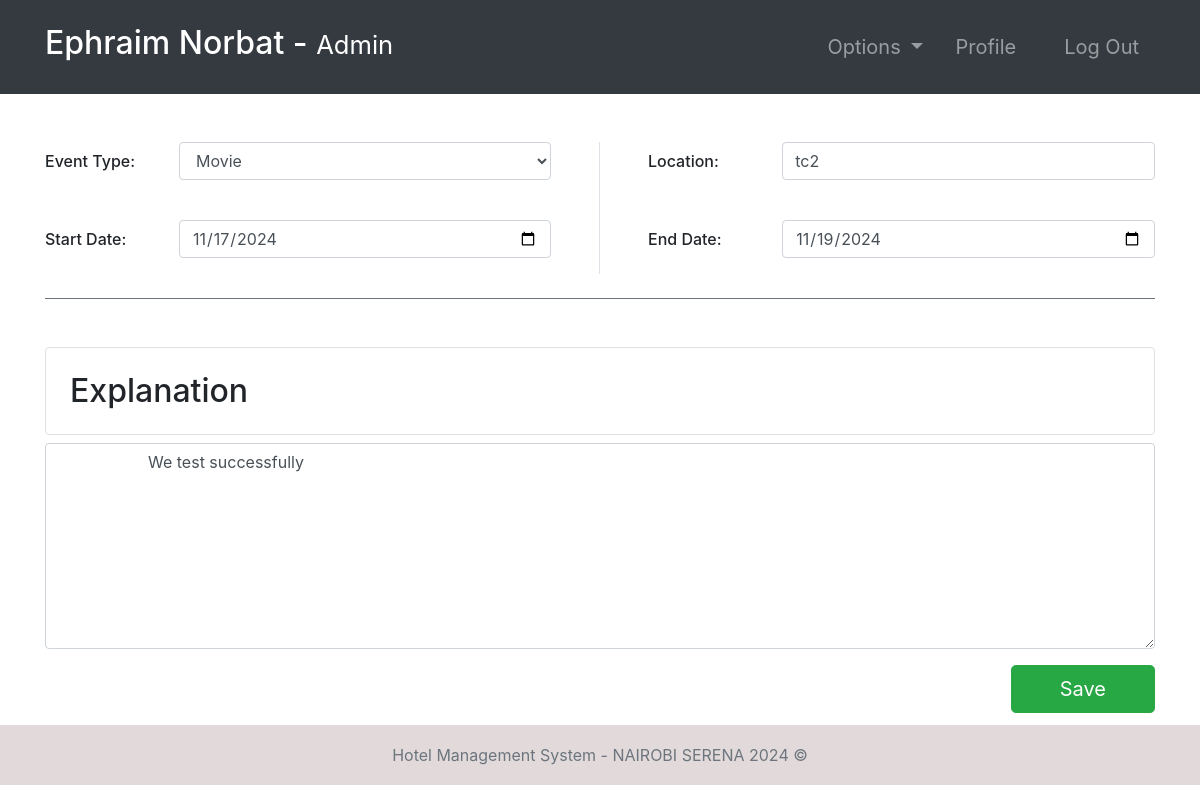
The page /event-edit/1/ (signed in) on the database its author committed.
### hotel/models.py (models this page shows, shortened)
class Event(models.Model):
    EVENT_TYPES = (
        ('Movie', 'Movie'),
        ('Theater', 'Theater'),
        ('Conference', 'Conference'),
        ('Concert', 'Concert'),
        ('Entertainment', 'Entertainment'),
        ('Live Music', 'Live Music'),
    )
    eventType = models.CharField(max_length=20, choices=EVENT_TYPES)
    location = models.CharField(max_length=100)
    startDate = models.DateField()
    endDate = models.DateField()
    explanation = models.TextField()

### hotel/views.py (the view)
# urls.py: path('event-edit/<str:pk>/', event_edit, name="event-edit"),
@ login_required(login_url='login')
def event_edit(request, pk):
    role = str(request.user.groups.all()[0])
    path = role + "/"
    event = Event.objects.get(id=pk)
    form1 = editEvent(instance=event)
    context = {
        "role": role,
        "event": event,
        "form": form1,
    }
    if request.method == "POST":
        form1 = editEvent(request.POST, instance=event)
        if form1.is_valid:
            form1.save()
            return redirect("events")
    return render(request, path + "event-edit.html", context)

### hotel/forms.py
class editEvent(ModelForm):
    class Meta:
        model = Event
        fields = ["eventType", "location",
                  "startDate", "endDate", "explanation"]

### Templates/admin/event-edit.html
{% extends '../index.html' %}
{% load static %}
{% block context %}
{% include '../common_pages/event-edit.html' %}
{% endblock %}

### Templates/incs/nav.html (shortened to what this page needs)
<nav class="navbar navbar-dark bg-dark navbar-expand-lg py-3 " role="navigation">
    <div class="container">
        <a href="" class="navbar-brand">
            <h2 class="text-capitalize">
                {{ request.user.first_name }} {{ request.user.last_name }} -
                <small>
                    {{ role }}
                </small>
            </h2>
        </a>
        <div class="collapse navbar-collapse" id="navbarTags">
            <ul class="navbar-nav ml-auto">
                <li class="nav-item dropdown p-2">
                    <a class="nav-link dropdown-toggle" href="#" id="navbarDropdown" role="button"
                        data-toggle="dropdown" aria-haspopup="true" aria-expanded="false">
                        Options
                    </a>
                </li>
                <li class="nav-item mr-3 p-2">
                    {% if role == 'staff' or role == 'receptionist' or role == 'admin' or role == 'manager' %}
                    <a href="{% url 'employee-profile' user.id %}" class="nav-link">Profile</a>
                    {% endif %}
                </li>
                <li class="nav-item p-2 ">
                    <a href="{% url 'logout' %}" class="nav-link">Log Out</a>
                </li>
            </ul>
        </div>
    </div>
</nav>

### Templates/common_pages/event-edit.html (shortened to what this page needs)
<div class="container">
    <form action="" method="POST">
        <div class="row mt-5">
            <div class="col-6  border-right pr-5">
                <div class="form-group row">
                    <label for="item-type" class="col-sm-3 col-form-label h4">Event Type:</label>
                    <div class="col-sm-9">
                        <select name="eventType" required="" id="id_eventType" class="form-control">
                            <option value="Movie" {% if event.eventType == 'Movie' %} selected="" {% endif %}>Movie
                            </option>
                        </select>
                    </div>
                </div>
                <br>
                <div class="form-group row">
                    <label for="item-type" class="col-sm-3 col-form-label h4">Start Date:</label>
                    <div class="col-sm-9">
                        <input type="date" class="form-control" id="id_startDate" name="startDate"
                            value="{{ event.startDate|date:'Y-m-d'}}">
                    </div>
                </div>
            </div>
            <div class="col-6 pl-5">
                <div class="form-group row">
                    <label for="item-type" class="col-sm-3 col-form-label h4">Location:</label>
                    <div class="col-sm-9">
                        <input type="text" class="form-control" id="id_location" name="location"
                            value="{{event.location}}">
                    </div>
                </div>
                <br>
                <div class="form-group row">
                    <label for="item-type" class="col-sm-3 col-form-label h4">End Date:</label>
                    <div class="col-sm-9">
                        <input type="date" class="form-control" id="id_endDate" name="endDate"
                            value="{{ event.endDate|date:'Y-m-d' }}">
                    </div>
                </div>
            </div>
        </div>
        <br>
        <div class="explanation py-5 border-top border-secondary">
            <div class="header h2 border rounded p-4">Explanation</div>
            <div class="content">
                <div class="form-group">
                    <textarea class="form-control" id="id_explanation" name="explanation" rows="8">
                    {{ event.explanation }}
                    </textarea>
                </div>
            </div>
            <button type="submit" class="btn btn-success btn-lg px-5 float-right">Save</button>
        </div>
    </form>
</div>

### static/css/main.css (style rules this page uses)
* { margin: 0; padding: 0; -webkit-font-smoothing: antialiased; }
body { position: relative; }
nav .nav-item { font-size: 20px; }

### rows shown on the page
Event: eventType "Movie", startDate "11/17/2024", location "tc2", endDate "11/19/2024", explanation "We test successfully"

### other values the page prints
{{ request.user.first_name }} "Ephraim"
{{ request.user.last_name }} "Norbat"
{{ role }} "Admin"
